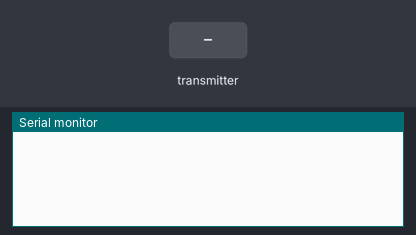
Recording of a sketch running on a simulated Arduino Uno, built with avr-gcc and run on an emulated ATmega328P. On the bench: the last lines printed to the serial monitor. The inputs (shaded band) are chosen by the test bench. No radio packets arrive unless stated.

Above: at 1.2 s.
1.3 s: the transmitter starts sending T = 0
At 1.37 s:
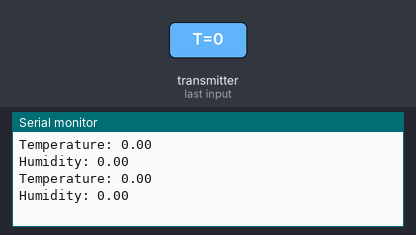
2.8 s: the transmitter starts sending H = 256
At 2.87 s:
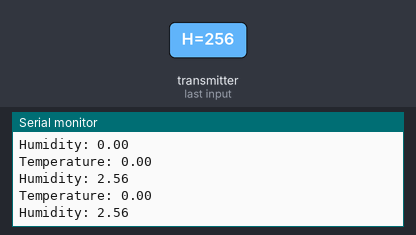
4.3 s: the transmitter starts sending T = 256
5.8 s: the transmitter starts sending H = 512
At 5.87 s:
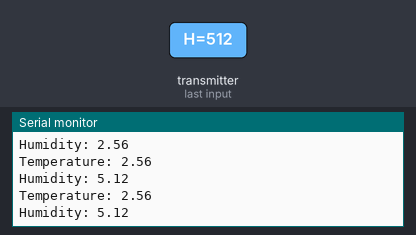
Timing chart, 0 to 8.3 s (numbered marks = the images above; inputs shaded):
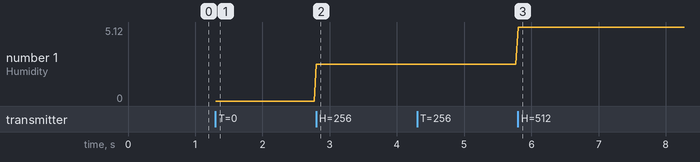

Measured:
- after the input at 1.3 s, the serial monitor: prints a new line at once (image 1)
- after the input at 2.8 s, the serial monitor: prints a new line at once (image 2)
- after the input at 5.8 s, the serial monitor: prints a new line at once (image 3)
- plotted number 1: 0 → 2.56 after the input at 2.8 s, 2.56 → 5.12 after the input at 5.8 s

The sketch:

Nrf24RX.ino
```cpp
#include <SPI.h>
#include <nRF24L01.h>
#include <RF24.h>

RF24 radio(9,10);
//RF24 radio(4,15);

int dataRX = 0;

const uint64_t pAddress = 0xABCDABCD71LL;

struct dataStruct{
  uint16_t T;
  uint16_t H;
}dhtData;

void setup() {
  // put your setup code here, to run once:

  //ESP.wdtDisable();


  //pinMode(8,OUTPUT);

  //digitalWrite(8,HIGH);

  Serial.begin(115200);

  radio.begin();

  radio.setChannel(100);

  radio.setPALevel(RF24_PA_MAX);

  radio.setDataRate(RF24_250KBPS);

  radio.openReadingPipe(1,pAddress);

  radio.startListening();


}

void loop() {
  // put your main code here, to run repeatedly:

  while(radio.available())
  {
    //yield();
    radio.read(&dhtData, sizeof(dhtData));
    float T =  dhtData.T / 100.0;
    float H = dhtData.H / 100.0;
    Serial.print("Temperature: ");
    Serial.println(T);
    Serial.print("Humidity: ");
    Serial.println(H);
  }


  //delay(1000);

  //counter++;

}
```
